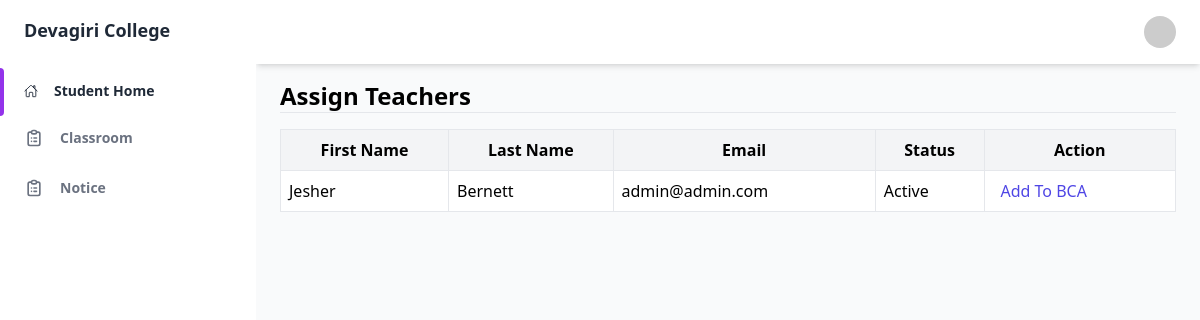
Page /administrator/classroom/teachers/create/1/ on the committed database.
### accounts/models.py (models this page shows, shortened)
class User(AbstractBaseUser):
    id = models.BigAutoField(
        primary_key=True,
    )
    email = models.EmailField(
        verbose_name='email address',
        max_length=255,
        unique=True,
        validators=[
            validators.EmailValidator("Invalid Email")
        ]
    )
    first_name = models.CharField(
        max_length=50,
        verbose_name='First Name',
        blank=False,
        null=False,
        validators=[
            validators.MinLengthValidator(3, message="First name is too short"),
            validators.MaxLengthValidator(15, message="First name is too long"),
        ]
    )
    last_name = models.CharField(
        max_length=50,
        verbose_name='Last Name',
        blank=False,
        null=False,
        validators=[
            validators.MinLengthValidator(1, message="Last name is too short"),
            validators.MaxLengthValidator(15, message="Last name is too long"),
        ]
    )
    date_joined = models.DateTimeField(
        auto_now_add=True
    )
    last_updated = models.DateTimeField(
        auto_now=True
    )
    is_active = models.BooleanField(default=True)
    staff = models.BooleanField(default=False) # a admin user; non super-user
    admin = models.BooleanField(default=False) # a superuser
    instructor=models.BooleanField(default=False)
    student = models.BooleanField(default=True)
    has_confirmed_email = models.BooleanField(default=False)
    USERNAME_FIELD = 'email'
    REQUIRED_FIELDS = [] # Email & Password are required by default.
    objects = UserManager()
    failed_login_attempts = models.IntegerField(
        verbose_name='Login attempts',
        default=0,
        validators=[
            validators.MinValueValidator(0),
            validators.MaxValueValidator(100),
        ]
    )

### administrator/models.py (models this page shows)
class ClassRoom(models.Model):
    SEMESTERS = (
        (1, '1'),
        (2, '2'),
        (3, '3'),
        (4, '4'),
        (5, '5'),
        (6, '6'),
        (7, '7'),
        (8, '8'),
    )
    id = models.AutoField(primary_key=True)
    name = models.CharField(max_length=100, unique=True)
    course = models.ForeignKey(to=Course, on_delete=models.CASCADE)
    semester = models.IntegerField(choices=SEMESTERS)
    created_on = models.DateTimeField(auto_now_add=True)
    updated_on = models.DateTimeField(auto_now=True)
    image = models.ImageField(upload_to='classroom_images', blank=True, null=True)

### administrator/views.py (the view)
# urls.py: path('classroom/teachers/create/<id>/', add_classroom_teacher_list, name='classroomteachers_add_list'),
def add_classroom_teacher_list(request, id):
    if request.method == 'GET':
        classroom_id = id
        teachers = User.objects.filter(staff=True)
        existing_teachers = ClassRoomTeachers.objects.filter(classroom_id=classroom_id)
        for i in existing_teachers:
            teachers = teachers.exclude(id=i.teacher_id)
        context = {
            'teachers': teachers,
            'selected_classroom': ClassRoom.objects.get(id=classroom_id)
        }
        return render(request, 'administrator/classroomteachers/add.html', context)

### administrator/templates/administrator/classroomteachers/add.html
{% extends 'master.html' %}
{% block content %}
<h1 class="font-bold text-2xl">Assign Teachers</h1>
<hr />
<div class="container mt-4">
    {% if teachers %}
    <table class="w-full border">
        <tr class="border bg-gray-100">
            <th class="border p-2">First Name</th>
            <th class="border p-2">Last Name</th>
            <th class="border p-2">Email</th>
            <th class="border p-2">Status</th>
            <th class="border p-2">Action</th>
        </tr>
        {% for teacher in teachers %}
        <tr class="bg-white">
            <td class="border p-2">{{ teacher.first_name }}</td>
            <td class="border p-2">{{ teacher.last_name }}</td>
            <td class="border p-2">{{ teacher.email }}</td>
            <td class="border p-2">Active</td>
            <td class="border p-2">
                <a href="{% url 'classroomteachers_add' classroom_id=selected_classroom.id teacher_id=teacher.id %}" class="text-indigo-600 p-2 rounded" onclick="return confirm('Are you sure you want to add this teacher?');">Add To {{ selected_classroom.name }}</a>
            </td>
        </tr>
        {% endfor %}
    </table>
    {% else %}
    <div class="p2 text-center bg-gray-100">
        <p class="text-gray-600">No teachers</p>
    </div>
    {% endif %}
</div>
{% endblock content %}

### rows in the picture
User: first_name "Jesher", last_name "Bernett", email "admin@admin.com"
ClassRoom: name "BCA"
